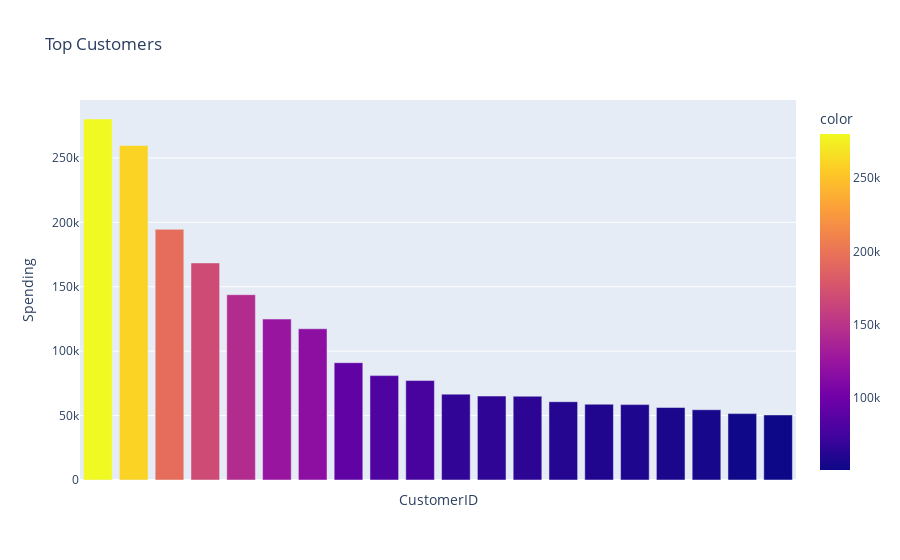

The notebook cell saved with this chart:
### Code cell
# Display a bar plot using plotly showcasing the top 20 customers
customer_spendings_fig = px.bar(
    x = customer_spendings.head(20).index,
    y = customer_spendings.head(20).values,
    color = customer_spendings.head(20).values,
    labels = {'x': 'CustomerID', 'y': 'Spending'},
    title = 'Top Customers'
)

# Hide cluttered x axis tick labels
customer_spendings_fig.update_layout(xaxis=dict(showticklabels=False))
customer_spendings_fig.show()

### Figure 1 — Plotly figure (JSON) as saved in the notebook; plotly's stock layout.template omitted (floating-point values rounded to 4 significant figures)
{"data": [{"hovertemplate": "CustomerID=%{x}<br>Spending=%{y}<br>color=%{marker.color}<extra></extra>", "legendgroup": "", "marker": {"color": [280200.0, 259700.0, 194600.0, 168500.0, 143800.0, 124900.0, 117400.0, 91060.0, 81020.0, 77180.0, 66650.0, 65160.0, 65040.0, 60770.0, 58830.0, 58510.0, 56250.0, 54530.0, 51530.0, 50490.0], "coloraxis": "coloraxis", "pattern": {"shape": ""}}, "name": "", "orientation": "v", "showlegend": false, "textposition": "auto", "type": "bar", "x": ["14646.0", "18102.0", "17450.0", "16446.0", "14911.0", "12415.0", "14156.0", "17511.0", "16029.0", "12346.0", "16684.0", "14096.0", "13694.0", "15311.0", "13089.0", "17949.0", "15769.0", "15061.0", "14298.0", "14088.0"], "xaxis": "x", "y": [280200.0, 259700.0, 194600.0, 168500.0, 143800.0, 124900.0, 117400.0, 91060.0, 81020.0, 77180.0, 66650.0, 65160.0, 65040.0, 60770.0, 58830.0, 58510.0, 56250.0, 54530.0, 51530.0, 50490.0], "yaxis": "y"}], "layout": {"barmode": "relative", "coloraxis": {"colorbar": {"title": {"text": "color"}}, "colorscale": [[0, "#0d0887"], [0.1111, "#46039f"], [0.2222, "#7201a8"], [0.3333, "#9c179e"], [0.4444, "#bd3786"], [0.5556, "#d8576b"], [0.6667, "#ed7953"], [0.7778, "#fb9f3a"], [0.8889, "#fdca26"], [1, "#f0f921"]]}, "legend": {"tracegroupgap": 0}, "title": {"text": "Top Customers"}, "xaxis": {"anchor": "y", "domain": [0, 1], "showticklabels": false, "title": {"text": "CustomerID"}}, "yaxis": {"anchor": "x", "domain": [0, 1], "title": {"text": "Spending"}}}}
